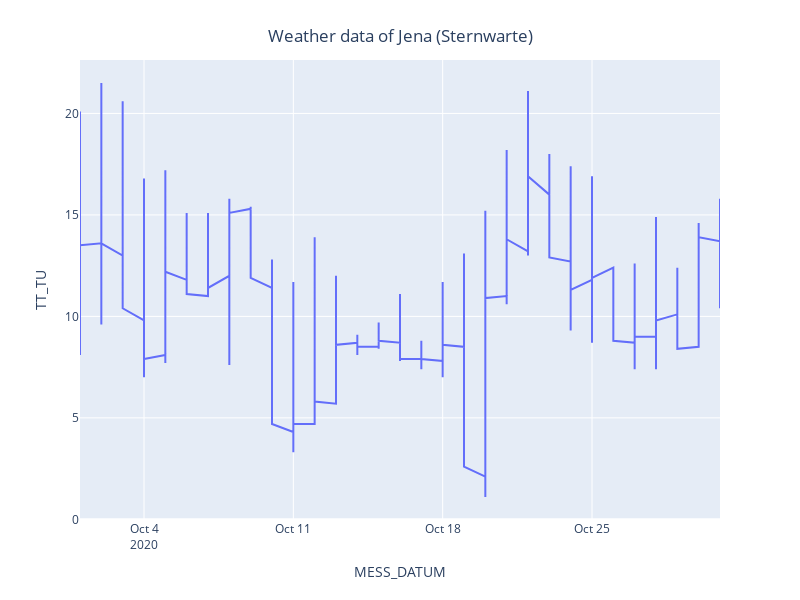

Notebook cell for this chart:
### Markdown cell above
### Plot the weather data again.

### Code cell
# Plot every available data for one individual station.
fig = px.line(
    df,                 # The dataframe that contains the informations.
    x = "MESS_DATUM",   # The names of the columns that contain the information.
    y = "TT_TU")
# Change the layout of the plot.
fig.update_layout(
    width = 800,        # Size of our diagram.
    height = 600,
    title={             # Set the title and format it.
        'text': 'Weather data of ' + df_stations['station_name'][df_stations['station_id'] == station_id].to_list()[0],
        'y':0.95,
        'x':0.5,
        'xanchor': 'center',
        'yanchor': 'top'})
# Display the resulting visualisation.
fig.show()

### Figure 1 — Plotly figure (JSON) as saved in the notebook; plotly's stock layout.template omitted (floating-point values rounded to 4 significant figures; data arrays with more than 128 entries replaced by an {"elided": "..."} marker saying what was removed)
{"data": [{"hovertemplate": "MESS_DATUM=%{x}<br>TT_TU=%{y}<extra></extra>", "legendgroup": "", "line": {"color": "#636efa", "dash": "solid"}, "mode": "lines", "name": "", "orientation": "v", "showlegend": false, "type": "scatter", "x": {"elided": "744 str values"}, "xaxis": "x", "y": {"elided": "744 float values"}, "yaxis": "y"}], "layout": {"height": 600, "legend": {"tracegroupgap": 0}, "margin": {"t": 60}, "title": {"text": "Weather data of Jena (Sternwarte)", "x": 0.5, "xanchor": "center", "y": 0.95, "yanchor": "top"}, "width": 800, "xaxis": {"anchor": "y", "domain": [0, 1], "title": {"text": "MESS_DATUM"}}, "yaxis": {"anchor": "x", "domain": [0, 1], "title": {"text": "TT_TU"}}}}
